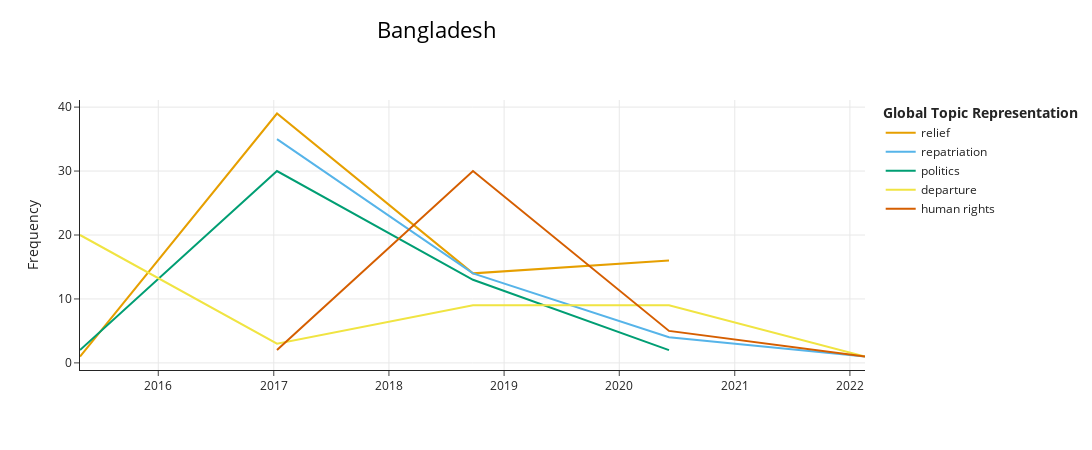

The cell this chart's notebook holds for it:
### Code cell
topics_over_time_bd = topic_model_bd.topics_over_time(corpus_bd, timestamps_bd, nr_bins=5)
topic_model_bd.visualize_topics_over_time(topics_over_time_bd, top_n_topics=5, title='Bangladesh', custom_labels=True)

### Figure 1 — Plotly figure (JSON) as saved in the notebook; plotly's stock layout.template omitted (floating-point values rounded to 4 significant figures)
{"data": [{"hoverinfo": "text", "hovertext": ["<b>Topic 0</b><br>Words: migration, irregular, pledge, bangkok, dollars", "<b>Topic 0</b><br>Words: million, humanitarian, aid, support, refugees", "<b>Topic 0</b><br>Words: million, uae, humanitarian, support, al", "<b>Topic 0</b><br>Words: million, humanitarian, funding, support, host"], "marker": {"color": "#E69F00"}, "mode": "lines", "name": "relief", "type": "scatter", "x": ["2015-04-27T21:27:21.600000", "2017-01-11T04:48:00", "2018-09-24T09:36:00", "2020-06-06T14:24:00"], "y": [1, 39, 14, 16]}, {"hoverinfo": "text", "hovertext": ["<b>Topic 1</b><br>Words: repatriation, minister, myanmar, process, bangladesh", "<b>Topic 1</b><br>Words: repatriation, bangladesh, myanmar, rohingyas, foreign", "<b>Topic 1</b><br>Words: beigun, repatriation, naoki, bangladesh, indopacific", "<b>Topic 1</b><br>Words: repatriation, ula, nug, junta, aa"], "marker": {"color": "#56B4E9"}, "mode": "lines", "name": "repatriation", "type": "scatter", "x": ["2017-01-11T04:48:00", "2018-09-24T09:36:00", "2020-06-06T14:24:00", "2022-02-17T19:12:00"], "y": [35, 14, 4, 1]}, {"hoverinfo": "text", "hovertext": ["<b>Topic 2</b><br>Words: poverty, prime, immigrants, hasina, sheikh", "<b>Topic 2</b><br>Words: hasina, prime, sheikh, minister, premier", "<b>Topic 2</b><br>Words: hasina, prime, sheikh, minister, premier", "<b>Topic 2</b><br>Words: hasina, prime, sheikh, bozkir, minister"], "marker": {"color": "#009E73"}, "mode": "lines", "name": "politics", "type": "scatter", "x": ["2015-04-27T21:27:21.600000", "2017-01-11T04:48:00", "2018-09-24T09:36:00", "2020-06-06T14:24:00"], "y": [2, 30, 13, 2]}, {"hoverinfo": "text", "hovertext": ["<b>Topic 3</b><br>Words: sea, boat, boats, migrants, malaysia", "<b>Topic 3</b><br>Words: sea, boat, boats, malaysia, 56", "<b>Topic 3</b><br>Words: sea, boats, boat, malaysia, migrants", "<b>Topic 3</b><br>Words: boat, sea, boats, malaysia, indonesia", "<b>Topic 3</b><br>Words: ayeyarwaddy, accident, boat, journeys, southwestern"], "marker": {"color": "#F0E442"}, "mode": "lines", "name": "departure", "type": "scatter", "x": ["2015-04-27T21:27:21.600000", "2017-01-11T04:48:00", "2018-09-24T09:36:00", "2020-06-06T14:24:00", "2022-02-17T19:12:00"], "y": [20, 3, 9, 9, 1]}, {"hoverinfo": "text", "hovertext": ["<b>Topic 4</b><br>Words: court, genocide, criminal, crimes, judge", "<b>Topic 4</b><br>Words: court, genocide, icj, gambia, justice", "<b>Topic 4</b><br>Words: icj, case, genocide, gambia, court", "<b>Topic 4</b><br>Words: icj, gambia, genocide, article, convention"], "marker": {"color": "#D55E00"}, "mode": "lines", "name": "human rights", "type": "scatter", "x": ["2017-01-11T04:48:00", "2018-09-24T09:36:00", "2020-06-06T14:24:00", "2022-02-17T19:12:00"], "y": [2, 30, 5, 1]}], "layout": {"height": 450, "hoverlabel": {"bgcolor": "white", "font": {"family": "Rockwell", "size": 16}}, "legend": {"title": {"text": "<b>Global Topic Representation"}}, "title": {"font": {"color": "Black", "size": 22}, "text": "Bangladesh", "x": 0.4, "xanchor": "center", "y": 0.95, "yanchor": "top"}, "width": 1250, "xaxis": {"autorange": true, "range": ["2015-04-27 21:27:21.6", "2022-02-17 19:12"], "showgrid": true, "type": "date"}, "yaxis": {"autorange": true, "range": [-1.111, 41.11], "showgrid": true, "title": {"text": "Frequency"}, "type": "linear"}}}
